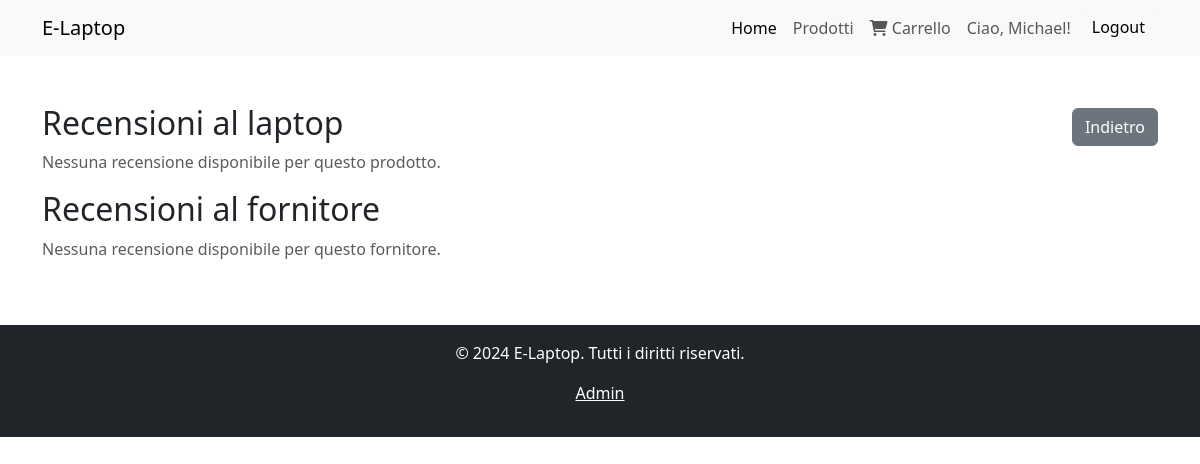
Page /laptopdetail/7/reviews (signed in) on the earlier database version.
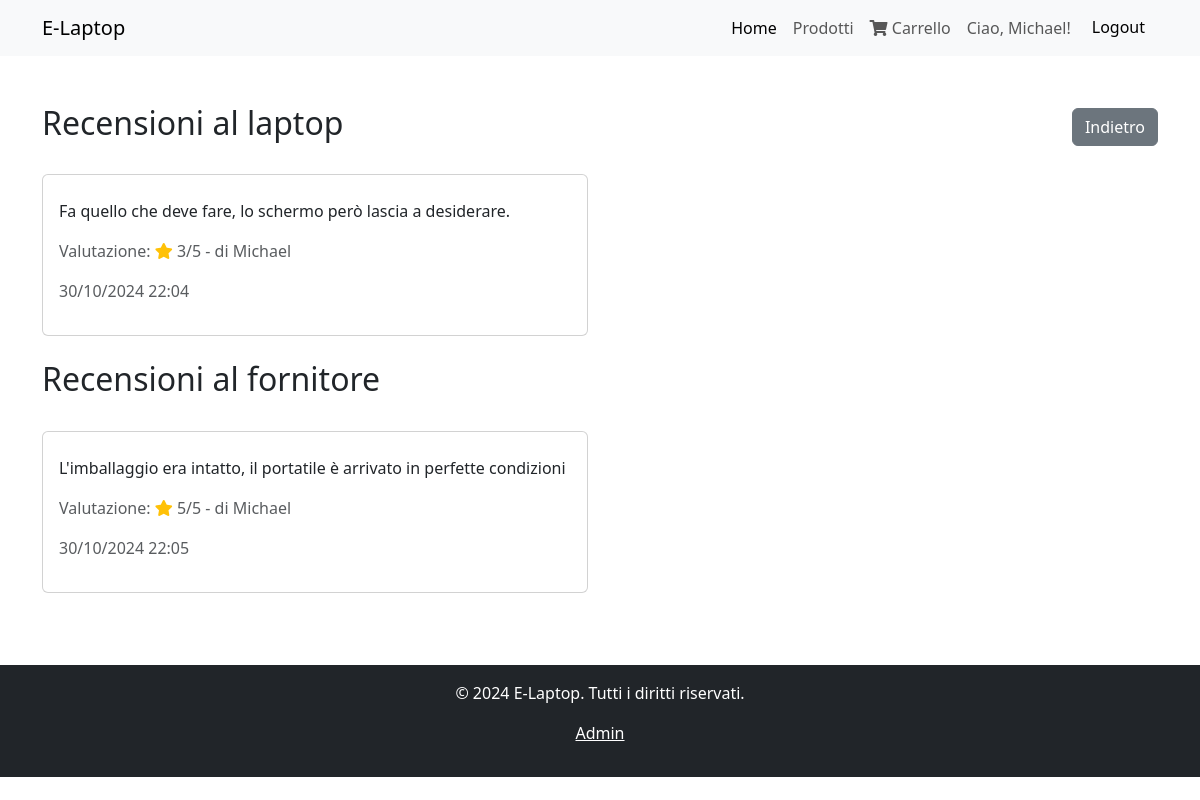
Same page on the later database version.
### management/models.py (models this page shows, shortened)
class LaptopReview(models.Model):
    user = models.ForeignKey(settings.AUTH_USER_MODEL, on_delete=models.CASCADE)
    laptop = models.ForeignKey(Laptop, on_delete=models.CASCADE)
    rating = models.PositiveIntegerField(choices=[(i, str(i)) for i in range(1, 6)])
    description = models.TextField(max_length=200, blank=True, null=True)
    creation_time = models.DateTimeField(auto_now_add=True)
    class Meta:
        unique_together = (('user', 'laptop'),)

class CustomUser(AbstractUser):
    USER_TYPE_CHOICES = (
        ('buyer', 'Acquirente'),
        ('seller', 'Fornitore'),
    )
    user_type = models.CharField(max_length=20, choices=USER_TYPE_CHOICES)

class SellerReview(models.Model):
    user = models.ForeignKey(settings.AUTH_USER_MODEL, on_delete=models.CASCADE, related_name='seller_reviews')
    seller = models.ForeignKey(settings.AUTH_USER_MODEL, on_delete=models.CASCADE, related_name='user_reviews')
    rating = models.PositiveIntegerField(choices=[(i, str(i)) for i in range(1, 6)])
    description = models.TextField(max_length=200, blank=True, null=True)
    creation_time = models.DateTimeField(auto_now_add=True)

### management/views.py (the view)
# urls.py: path('laptopdetail/<int:laptop_id>/reviews', views.laptop_and_seller_reviews_list, name='laptop_and_seller_reviews_list'),
@login_required
def laptop_and_seller_reviews_list(request, laptop_id):
    laptop = get_object_or_404(Laptop, id=laptop_id)
    seller = get_object_or_404(CustomUser, id=laptop.seller_id)
    return render(request, 'management/laptop_and_seller_reviews_list.html', {'laptop': laptop, 'seller': seller})

### management/templates/management/laptop_and_seller_reviews_list.html (shortened to what this page needs)
{% extends "base.html" %}
{% block content %}
<div class="row mt-5">
    <div class="col-md-12">
        <div class="d-flex justify-content-between align-items-center">
            <h2>Recensioni al laptop</h2>
            <a href="{% url 'laptop_detail' laptop.id %}" class="btn btn-secondary">Indietro</a>
        </div>
        {% if laptop.laptopreview_set.exists %}
            <div class="row mt-4">
                {% for review in laptop.laptopreview_set.all %}
                    <div class="col-md-6 mb-4">
                        <div class="card h-100">
                            <div class="card-body">
                                {% if review.description %}
                                    <p class="card-text">{{ review.description }}</p>
                                {% endif %}
                                <p class="text-muted">Valutazione:
                                    <link rel="stylesheet" href="https://cdnjs.cloudflare.com/ajax/libs/font-awesome/5.15.4/css/all.min.css">
                                    <i class="fas fa-star text-warning"></i>
                                    {{ review.rating }}/5 - di {{ review.user.username }}
                                </p>
                                <p class="text-muted">{{ review.creation_time|date:"d/m/Y H:i" }}</p>
                            </div>
                        </div>
                    </div>
                {% endfor %}
            </div>
        {% else %}
            <p class="text-muted">Nessuna recensione disponibile per questo prodotto.</p>
        {% endif %}
    </div>
    <div class="col-md-12">
        <div class="d-flex justify-content-between align-items-center">
            <h2>Recensioni al fornitore</h2>
        </div>
        {% if seller.user_reviews.exists %}
            <div class="row mt-4">
                {% for review in seller.user_reviews.all %}
                    <div class="col-md-6 mb-4">
                        <div class="card h-100">
                            <div class="card-body">
                                {% if review.description %}
                                    <p class="card-text">{{ review.description }}</p>
                                {% endif %}
                                <p class="text-muted">Valutazione:
                                    <link rel="stylesheet" href="https://cdnjs.cloudflare.com/ajax/libs/font-awesome/5.15.4/css/all.min.css">
                                    <i class="fas fa-star text-warning"></i>
                                    {{ review.rating }}/5 - di {{ review.user.username }}
                                </p>
                                <p class="text-muted">{{ review.creation_time|date:"d/m/Y H:i" }}</p>
                            </div>
                        </div>
                    </div>
                {% endfor %}
            </div>
        {% else %}
            <p class="text-muted">Nessuna recensione disponibile per questo fornitore.</p>
        {% endif %}
    </div>
</div>
{% endblock %}

Differences in the rows shown:
added LaptopReview: description "Fa quello che deve fare, lo schermo però lascia a desiderare.", rating "3", user.username "Michael", creation_time "30/10/2024 22:04"
added SellerReview: description "L'imballaggio era intatto, il portatile è arrivato in perfette condizioni", rating "5", user.username "Michael", creation_time "30/10/2024 22:05"
Other differences:
text no longer shown: "Nessuna recensione disponibile per questo prodotto. Nessuna recensione disponibile per questo fornitore."
